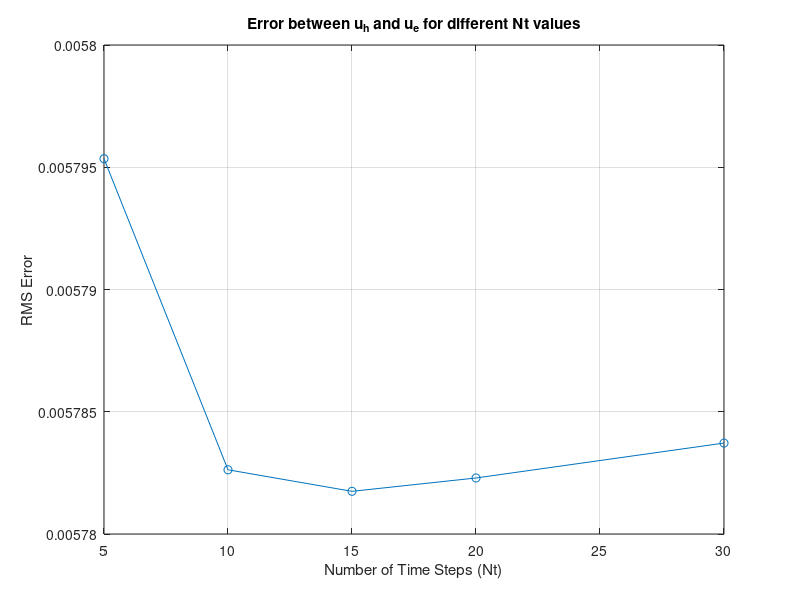

Here is the MATLAB script that generated this plot:
% Xóa bộ nhớ, xóa các biến trước đó
clc; clear all; format long;

% Định nghĩa miền thời gian và miền không gian
x_start = 0; x_end = 1;
L = x_end - x_start;
t_start = 0; t_end = 0.05;
T = t_end - t_start;

% Số phần tử không gian
Ne = 20;

% Spatial step size
dL = L / (Ne - 1);

% Khởi tạo lưới không gian
x = linspace(x_start, x_end, Ne);

% Điều kiện đầu
U_o = x.^2 + x;

% Điều kiện biên
UL = 0; UR = 2;

% Hệ số khuếch tán
D = 1;

% Định nghĩa lời giải chính xác
u_e = @(x, t) exp(-t) * (x.^2 - x) + 2 * x;

% Các giá trị Nt khác nhau
Nt_values = [5, 10, 15, 20, 30];
errors = zeros(length(Nt_values), 1);

% Duyệt qua các giá trị Nt
for idx = 1:length(Nt_values)
    Nt = Nt_values(idx);
    
    % Số bước thời gian
    dt = T / Nt;
    
    % Khởi tạo độ lỗi
    Er = 0;
    
    % Khởi tạo giá trị đầu
    U_o = x.^2 + x;
    
    % Vòng lặp thời gian
    for i_tim = 1:Nt
        MU = zeros(Ne); FU = zeros(Ne, 1);
        
        % Duyệt qua các phần tử không gian
        for k = 1:Ne
            % Tính toán source term
            S = -exp(-i_tim*dt) * (x(k)^2 - x(k) + 2);
            
            MU(k, k) = MU(k, k) + dL / dt;
            FU(k) = FU(k) + dL / dt * U_o(k) + S * dL;
            
            % Bên trong khối
            if k > 1 && k < Ne
                MU(k, [k k-1]) = MU(k, [k k-1]) + D / dL * [1 -1];
                MU(k, [k k+1]) = MU(k, [k k+1]) + D / dL * [1 -1];
            end
        end
        
        % Điều kiện biên trái
        MU(1, 1) = MU(1, 1) + D / dL * 2;
        FU(1) = FU(1) + D / dL * 2 * UL;
        MU(1, [1 2]) = MU(1, [1 2]) + D / dL * [1 -1];
        
        % Điều kiện biên phải
        MU(Ne, [Ne Ne-1]) = MU(Ne, [Ne Ne-1]) + D / dL * [1 -1];
        MU(Ne, Ne) = MU(Ne, Ne) + D / dL * 2;
        FU(Ne) = FU(Ne) + D / dL * 2 * UR;
        
        % Giải hệ phương trình tuyến tính
        U = MU \ FU; U_o = U;
        
        % Tính toán độ lỗi
        U_exact = u_e(x, i_tim * dt);
        Ert = sum((U - U_exact').^2) * dL;
        Er = Er + dt * Ert;
    end
    
     % Lưu trữ giá trị độ lỗi ứng với giá trị Nt
    errors(idx) = sqrt(Er);
end

% Trực quan hóa độ lỗi
figure;
plot(Nt_values, errors, 'o-');
title('Error between u_h and u_e for different Nt values');
xlabel('Number of Time Steps (Nt)');
ylabel('RMS Error');
grid on;